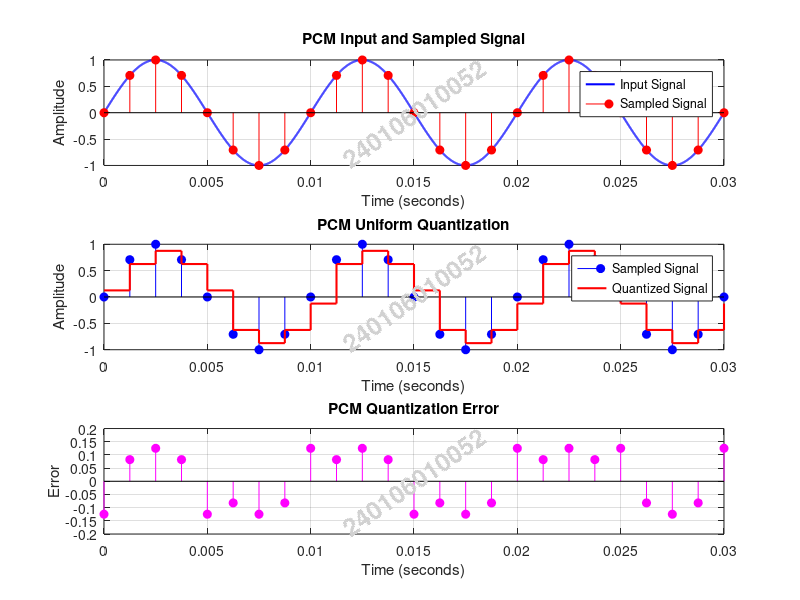

Write the MATLAB code that produced this figure.

clc;
clear;
close all;

%% PCM QUANTIZATION

% Input signal parameters
fm = 100;
Am = 1;
t = 0:0.00001:0.03;

% Generate input signal
x = Am*sin(2*pi*fm*t);

% Sampling frequency
fs = 800;
Ts = 1/fs;

% Sampling
ts = 0:Ts:0.03;
xs = Am*sin(2*pi*fm*ts);

% Quantization parameters
n = 3;
L = 2^n;

% Step size
delta = 2*Am/L;

% Uniform quantization
xq = -Am + delta/2 + ...
     delta*floor((xs+Am)/delta);

% Limit quantized values
xq = min(max(xq,-Am+delta/2),Am-delta/2);

% Quantization error
qe = xs-xq;

% PCM binary encoding
index = round((xq+Am-delta/2)/delta);
index = min(max(index,0),L-1);

pcm_code = dec2bin(index,n);

% Reconstructed signal
xr = interp1(ts,xq,t,'previous','extrap');

%% PLOT 1: INPUT AND SAMPLED SIGNAL

figure('Name','PCM Quantization','Color','w');

subplot(3,1,1);

plot(t,x,'b','LineWidth',1.5);
hold on;
stem(ts,xs,'r','filled');

grid on;
title('PCM Input and Sampled Signal');
xlabel('Time (seconds)');
ylabel('Amplitude');

legend('Input Signal','Sampled Signal');

text(0.5,0.5,'240106010052',...
    'Units','normalized',...
    'HorizontalAlignment','center',...
    'VerticalAlignment','middle',...
    'FontSize',18,...
    'FontWeight','bold',...
    'Color',[0.82 0.82 0.82],...
    'Rotation',35);

%% PLOT 2: QUANTIZED SIGNAL

subplot(3,1,2);

stem(ts,xs,'b','filled');
hold on;
stairs(ts,xq,'r','LineWidth',1.5);

grid on;
title('PCM Uniform Quantization');
xlabel('Time (seconds)');
ylabel('Amplitude');

legend('Sampled Signal','Quantized Signal');

text(0.5,0.5,'240106010052',...
    'Units','normalized',...
    'HorizontalAlignment','center',...
    'VerticalAlignment','middle',...
    'FontSize',18,...
    'FontWeight','bold',...
    'Color',[0.82 0.82 0.82],...
    'Rotation',35);

%% PLOT 3: QUANTIZATION ERROR

subplot(3,1,3);

stem(ts,qe,'filled','m');

grid on;
title('PCM Quantization Error');
xlabel('Time (seconds)');
ylabel('Error');

text(0.5,0.5,'240106010052',...
    'Units','normalized',...
    'HorizontalAlignment','center',...
    'VerticalAlignment','middle',...
    'FontSize',18,...
    'FontWeight','bold',...
    'Color',[0.82 0.82 0.82],...
    'Rotation',35);

%% DISPLAY RESULTS

disp('PCM Quantization Results');
disp('Sampled Values:');
disp(xs);

disp('Quantized Values:');
disp(xq);

disp('Quantization Error:');
disp(qe);

disp('PCM Binary Codes:');
disp(pcm_code);

fprintf('Quantization Step Size = %f\n',delta);
fprintf('Number of Quantization Levels = %d\n',L);
